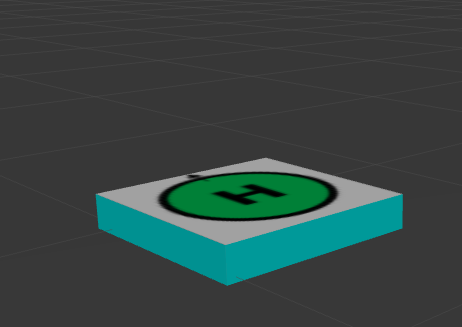
//> input picture ROS/catkin_ws/src/Detector_esquinas/src/Detector/Programa_independiente/Fotos/Foto3_perspectiva_cerca.png, 462 x 327 px
$ ./Funcion_Harris_mala Fotos/Foto3_perspectiva_cerca.png   (built with g++ and OpenCV 4)
//> lines starting //> are read from the running program, lines starting //| are printed output that depends on the picture

#include "opencv2/highgui.hpp"
#include "opencv2/imgproc.hpp"
#include <iostream>
using namespace cv;
using namespace std;
Mat src, src_gray;
int thresh = 200;
int max_thresh = 255;
const char* source_window = "Source image";
const char* corners_window = "Corners detected";
void cornerHarris_demo( int, void* );
int main( int argc, char** argv )
{
    string path = "/home/ladch/Escritorio/Universidad/Programación/TFG/ROS/catkin_ws/src/Detector_esquinas/src/Fotos/Foto3_perspectiva_cerca.png";
    src = imread(path);
//> src is the input picture: 327 rows x 462 cols, CV_8UC3; mean B, G, R 66.6, 69, 53.5
    if ( src.empty() )
    {
        cout << "Could not open or find the image!\n" << endl;
        cout << "Usage: " << argv[0] << " <Input image>" << endl;
        return -1;
    }
    cvtColor( src, src_gray, COLOR_BGR2GRAY );
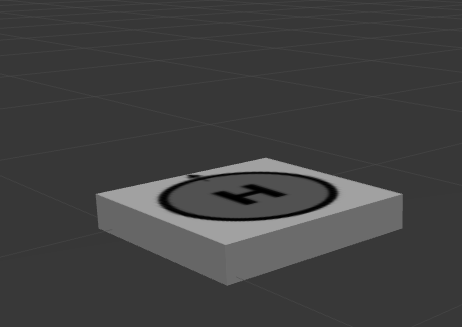
//> src_gray: 327 rows x 462 cols, CV_8UC1; min 0, max 161, mean 64.1
    namedWindow( source_window );
    createTrackbar( "Threshold: ", source_window, &thresh, max_thresh, cornerHarris_demo );
    imshow( source_window, src );
    cornerHarris_demo( 0, 0 );
    waitKey();
    return 0;
}
void cornerHarris_demo( int, void* )
{
    int blockSize = 2;
    int apertureSize = 3;
    double k = 0.04;
    Mat dst = Mat::zeros( src.size(), CV_32FC1 );
    cornerHarris( src_gray, dst, blockSize, apertureSize, k );
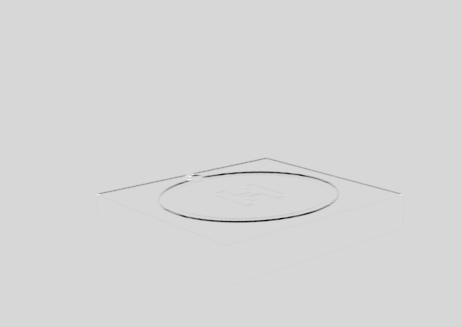
//> dst: 327 rows x 462 cols, CV_32FC1; min -0.00329, max 0.000602, mean -1e-05; drawn with min black and max white
    Mat dst_norm, dst_norm_scaled;
    normalize( dst, dst_norm, 0, 255, NORM_MINMAX, CV_32FC1, Mat() );
    convertScaleAbs( dst_norm, dst_norm_scaled );
    for( int i = 0; i < dst_norm.rows ; i++ )
    {
        for( int j = 0; j < dst_norm.cols; j++ )
        {
            if( (int) dst_norm.at<float>(i,j) > thresh )
            {
                circle( dst_norm_scaled, Point(j,i), 5,  Scalar(0), 2, 8, 0 );
            }
        }
    }
//> dst_norm_scaled: 327 rows x 462 cols, CV_8UC1; every value is 0
    namedWindow( corners_window );
    imshow( corners_window, dst_norm_scaled );
}

$ run again, with ROS/catkin_ws/src/Detector_esquinas/src/Detector/Programa_independiente/Fotos/Foto4_perspectiva_lejos.png copied over ROS/catkin_ws/src/Detector_esquinas/src/Detector/Programa_independiente/Fotos/Foto3_perspectiva_cerca.png
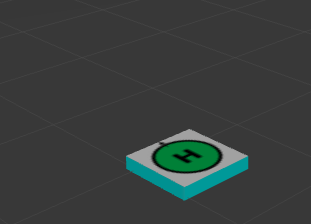
//> input picture ROS/catkin_ws/src/Detector_esquinas/src/Detector/Programa_independiente/Fotos/Foto4_perspectiva_lejos.png, 311 x 224 px
//> src is the input picture: 224 rows x 311 cols, CV_8UC3; mean B, G, R 60.5, 61.9, 56
//> `cvtColor( src, src_gray, COLOR_BGR2GRAY );`:
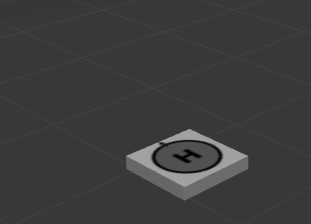
//> src_gray: 224 rows x 311 cols, CV_8UC1; min 0, max 161, mean 60
//> after the loop in cornerHarris_demo, `for( int i = 0; i < dst_norm.rows ; i++ )`:
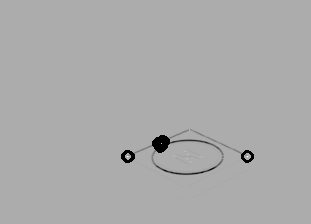
//> dst_norm_scaled: 224 rows x 311 cols, CV_8UC1; min 0, max 255, mean 170.4
